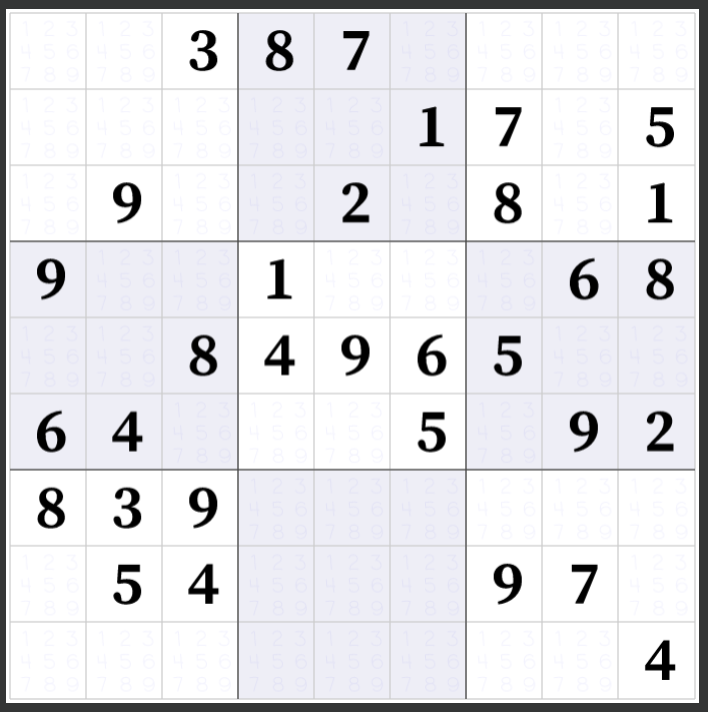
#> input picture Sudoku/data/Images/white_img.png, 708 x 712 px, found by its file name
$ jupyter execute Final_images.ipynb
#> lines starting #> are read from the running program, lines starting #| are printed output that depends on the picture
[cell 1]
import pandas as pd
import numpy as np
import matplotlib.pyplot as plt
import matplotlib.image as mpimg
import cv2

[cell 2]
from IPython.display import Image

Image(filename='white_img.png')

[cell 3]
import cv2
filename = 'white_img.png'
W = 1000

[cell 4]
img = cv2.imread(filename)
#> img is the input picture: shape (712, 708, 3); mean B, G, R 231.1, 227.7, 227.7

[cell 5]
heigh, width, depth = img.shape
#> heigh = 712; width = 708; depth = 3

[cell 6]
imgScale = W/width
#> imgScale = 1.41

[cell 7]
newX, newY = img.shape[1]*imgScale, img.shape[0]*imgScale
#> newX = 1000; newY = 1005.6

[cell 8]
new_img = cv2.resize(img, (int(newX), int(newY)))
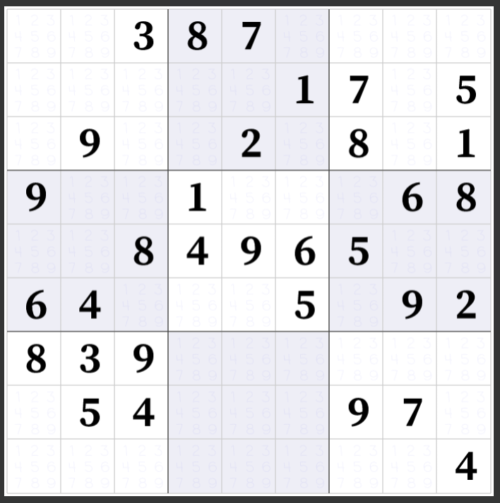
#> new_img: shape (1005, 1000, 3) (shown at 1/2 size); mean B, G, R 231.1, 227.7, 227.7

[cell 9]
cv2.imshow("Show by CV2", new_img)
cv2.waitKey(0)
cv2.imwrite('resize_white_img.png', new_img)
#> Out = True

[cell 10]
plt.imshow(new_img)
#> (this line was passed over: IPython is not available in this run)

[cell 11]
rows = [(30,130), (130,220), (235,325), (340,430), (455,545), (570,660), (660,750), (770,860), (890,970)]
columns = [(30,120), (140,220), (250,330), (355,445), (455,535), (565,655), (660,750), (760,870),(890,970)]

[cell 12]
for unit in rows:
    for units in columns:
        print(unit, units)

[cell 13]
each_square = []
for unit in rows:
    for units in columns:
        each_square.append(new_img[unit[0]:unit[1], units[0]:units[1]])
#> after the loop, each_square = 81 items

[cell 14]
plt.imshow(new_img)
#> (this line was passed over: IPython is not available in this run)

[cell 15]
plt.imshow(each_square[80])
#> (this line was passed over: IPython is not available in this run)

[cell 16]
# column # 1 is good
# column # 2 is good
# column # 3 is good
# column # 4 is good
# column # 5 is good
# column # 6 is good
# column # 7 is good
# column # 8 is good
# column # 9 is good

# row # 1 is good
# row # 2 is good
# row # 3 is good
# row # 4 is good
# row # 5 is good
# row # 6 is good
# row # 7 is good
# row # 8 is good
# row # 9 is good

[cell 17]
filename = 'white_img2.png'
W = 1000

[cell 18]
img2 = cv2.imread(filename)
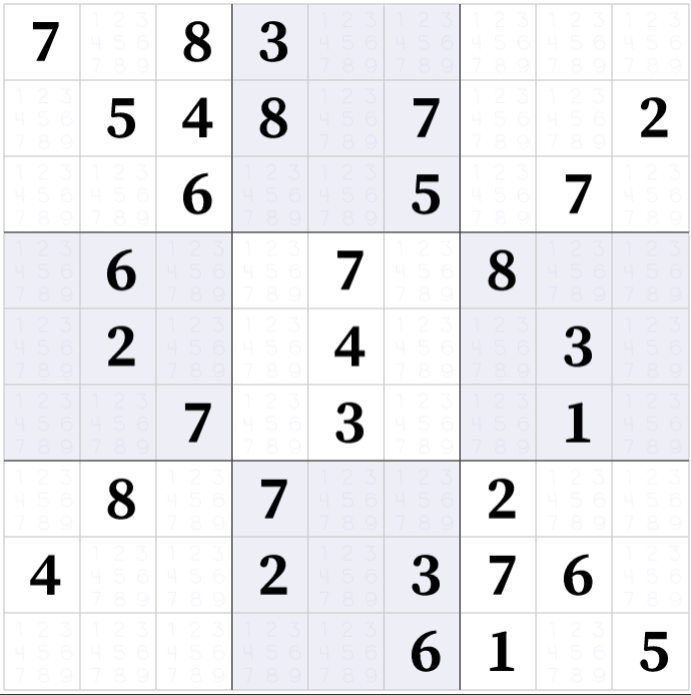
#> input picture Sudoku/data/Images/white_img2.png, 691 x 695 px, found by its file name
#> img2 is the input picture: shape (695, 691, 3); mean B, G, R 240, 236.4, 236.4
heigh, width, depth = img2.shape
#> heigh = 695; width = 691
img2Scale = W/width
#> img2Scale = 1.45
newX, newY = img2.shape[1]*img2Scale, img2.shape[0]*img2Scale
#> newY = 1005.8
new_img2 = cv2.resize(img2, (int(newX), int(newY)))
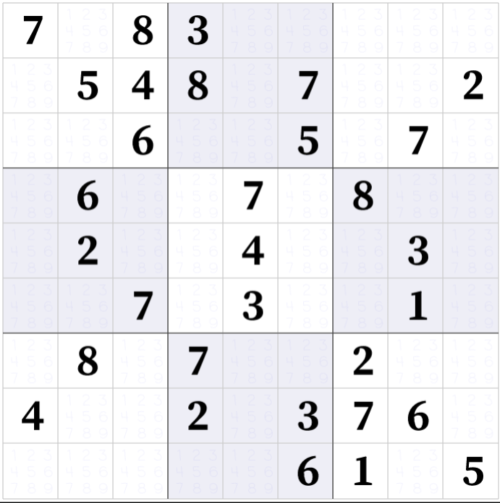
#> new_img2: shape (1005, 1000, 3) (shown at 1/2 size); mean B, G, R 239.9, 236.3, 236.3
cv2.imshow("Show by CV2", new_img2)
cv2.waitKey(0)
cv2.imwrite('resize_white_img.png', new_img2)
#> Out = True

[cell 19]
plt.imshow(new_img2)
#> (this line was passed over: IPython is not available in this run)

[cell 20]
rows = [(5,115), (125,215), (235,325), (340,430), (455,545), (570,660), (680,770), (785,875), (890,980)]
columns = [(30,120), (130,220), (240,330), (355,445), (455,545), (565,655), (660,770), (800,890),(890,980)]

[cell 21]
rows = [(15,115), (125,225), (235,335), (340,440), (455,555), (570,670), (680,780), (785,885), (890,990)]
columns = [(30,130), (130,230), (240,340), (355,455), (455,555), (565,665), (670,770), (800,900),(890,990)]

[cell 22]
for unit in rows:
    for units in columns:
        print(unit, units)

[cell 23]
each_square2 = []
for unit in rows:
    for units in columns:
        each_square2.append(new_img2[unit[0]:unit[1], units[0]:units[1]])
#> after the loop, each_square2 = 81 items

[cell 24]
plt.imshow(new_img2)
#> (this line was passed over: IPython is not available in this run)

[cell 25]
plt.imshow(each_square2[0])
#> (this line was passed over: IPython is not available in this run)

[cell 26]
for img in each_square2:
    print(img.shape)
#> this loop made 81 passes
#| (100, 100, 3)
#| (100, 100, 3)
#| (100, 100, 3)
#| (100, 100, 3)
#| (100, 100, 3)
#| (100, 100, 3)
#| (100, 100, 3)
#| (100, 100, 3)
#> (further printed lines are left out)

[cell 27]
each_square2[11].shape
#> Out = (100, 100, 3)

[cell 28]
filename = 'white_img.png'
img = cv2.imread(filename)
def crop(image):
    image = cv2.imread(filename)
    W = 1000
    heigh, width, depth = image.shape
    imgScale = W/width
    newX, newY = image.shape[1]*imgScale, image.shape[0]*imgScale
    new_img = cv2.resize(image, (int(newX), int(newY)))
    cv2.imshow("Show by CV2", new_img)
    cv2.waitKey(0)
    cv2.imwrite('resize_white_img.png', new_img)
    plt.imshow(new_img)

[cell 29]
filename = 'white_img3.png'
img3 = cv2.imread(filename)
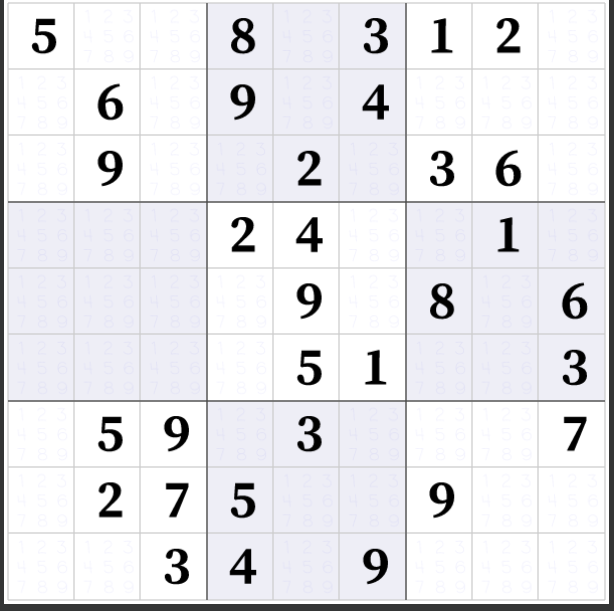
#> input picture Sudoku/data/Images/white_img3.png, 614 x 611 px, found by its file name
#> img3 is the input picture: shape (611, 614, 3); mean B, G, R 234.5, 231.1, 231.1

[cell 30]
plt.imshow(img3)
#> (this line was passed over: IPython is not available in this run)
